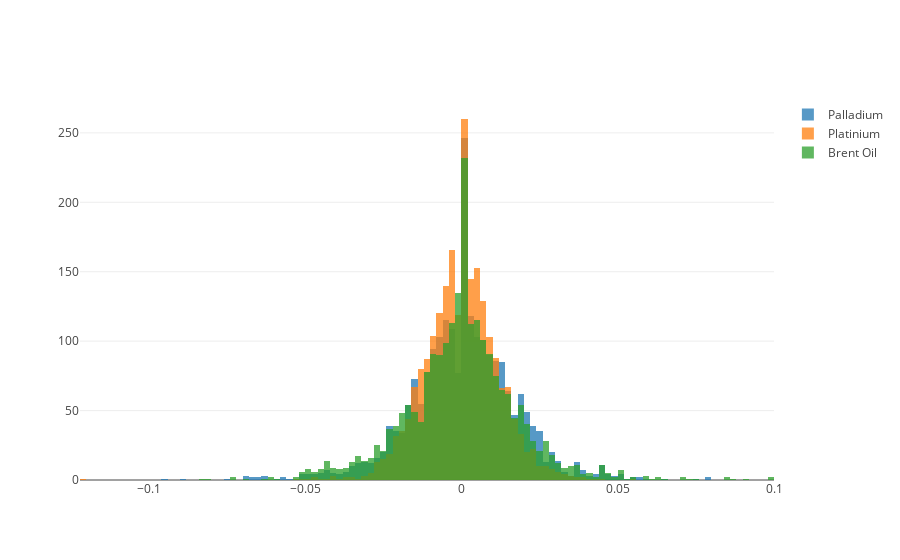

Write notebook code for a chart like this one.
### Markdown cell above
Graph 3: Histograms of Logarithmic Returns <a class="anchor" id="third-bullet"></a>

### Code cell
trace1 = go.Histogram(
    x=np.log(1 + df['xpd'].pct_change()),
    opacity=0.75, name='Palladium'
)
trace2 = go.Histogram(
    x=np.log(1 + df['xpl'].pct_change()),
    opacity=0.75, name='Platinium'
)
trace3 = go.Histogram(x=np.log(1 + df['oil'].pct_change()), opacity=0.75, name='Brent Oil')
zeta = [trace1, trace2, trace3]
layout = go.Layout(barmode='overlay') 
fig = go.Figure(data=zeta, layout=layout)

iplot(fig)

### Figure 1 — Plotly figure (JSON) as saved in the notebook; plotly's stock layout.template omitted (floating-point values rounded to 4 significant figures; data arrays with more than 128 entries replaced by an {"elided": "..."} marker saying what was removed)
{"data": [{"name": "Palladium", "opacity": 0.75, "type": "histogram", "uid": "d6838cac-cec6-42af-80d0-835c1ea2e492", "x": {"elided": "2246 float values"}}, {"name": "Platinium", "opacity": 0.75, "type": "histogram", "uid": "6bafb9a0-c269-4b12-b933-199f5281aa3e", "x": {"elided": "2246 float values"}}, {"name": "Brent Oil", "opacity": 0.75, "type": "histogram", "uid": "57c806c1-8e5c-4484-9ada-11868d496ae9", "x": {"elided": "2246 float values"}}], "layout": {"barmode": "overlay"}}
